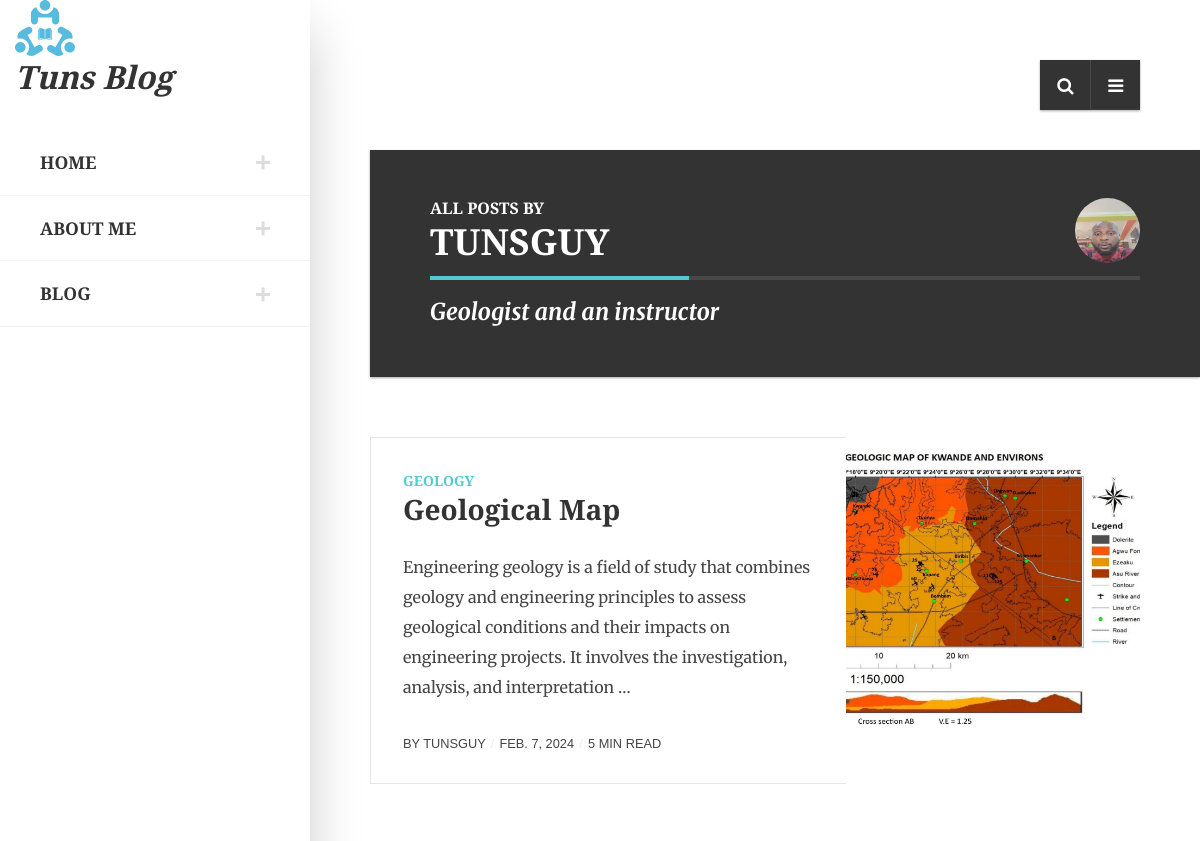
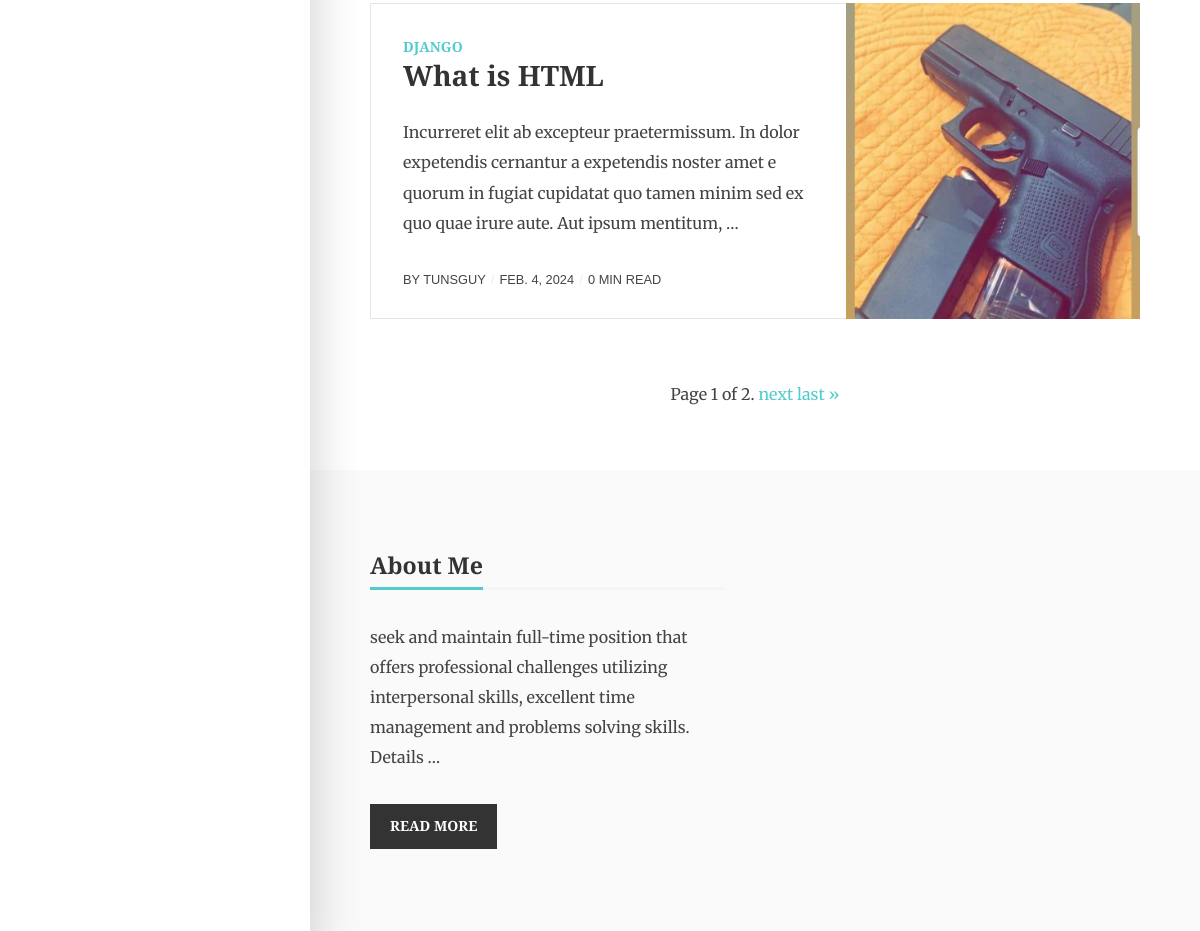
Page /author/1 on the committed database (2 pictures, top to bottom).
### base/models.py (models this page shows, shortened)
class User(AbstractUser):
    name = models.CharField(max_length=200, null=True)
    email = models.EmailField(unique=True,blank=True)
    work = models.CharField(max_length= 400)
    avatar = models.ImageField(upload_to="profile", default="avatar.svg")
    bio = models.TextField()

class Post(models.Model):
    id = models.UUIDField(default=uuid.uuid4, primary_key=True)
    host = models.ForeignKey(User, on_delete= models.SET_NULL, null=True)
    topic = models.ForeignKey(Topic, on_delete=models.SET_NULL, null=True)
    name = models.CharField(max_length=200)
    images = models.ImageField(upload_to="post_images", blank=True, null=True)
    description = models.TextField(null=True,blank=True)
    read = models.IntegerField(default=0)
    created = models.DateTimeField(auto_now_add=True)
    @property
    def imageurl(self):
        if self.images:
            return self.images.url
        return ""
    class Meta:
        ordering = ["-created"]

class Topic(models.Model):
    name = models.CharField(max_length=300)
    info = models.CharField(max_length= 500, null=True)

### base/views.py (the view)
# urls.py: path("author/<str:pk>",views.author,name="author"),
def author(request,pk):
    s= request.GET.get("s") if request.GET.get("s") != None else ""
    user = User.objects.get(id=pk)
    posts = user.post_set.filter(
        Q(topic__name__icontains=s)|
        Q(name__icontains=s)|
        Q(description__icontains=s)
    )
    topics = Topic.objects.all()
    p = Paginator(posts,2)
    page_number = request.GET.get("page")
    page_obj = p.get_page(page_number)
    context = {"posts":posts,"topics":topics,"user":user,"page_obj":page_obj}
    return render(request,"author.html",context)

### templates/author.html (shortened to what this page needs)
{% extends 'main.html' %}
{% block content %}
{% load static %}
<body>
    <div id="eskimo-site-wrapper">
        <main id="eskimo-main-container">
            <div class="container">
                <ul class="eskimo-top-icons">
                    <li id="eskimo-panel-icon">
                        <a href="#eskimo-panel" class="eskimo-panel-open"><i class="fa fa-bars"></i></a>
                    </li>
                    <li id="eskimo-search-icon">
                        <a id="eskimo-open-search" href="#"><i class="fa fa-search"></i></a>
                    </li>
                </ul>
                <div class="clearfix"></div>
                <div class="eskimo-page-title eskimo-author-title">
                    <h1>
                        <img alt='' src='{{user.avatar.url}}' />
                        <span><small>All Posts By</small> {{user.username}}</span>
                    </h1>
                    <p class="eskimo-page-subtitle">{{user.work}}</p>
                </div>
                {% for post in page_obj %}
                <div class="card card-horizontal">
                    <div class="card-body">
                        <div class="card-horizontal-left">
                            <div class="card-category">
                                <a href="{% url 'category' %}?s={{post.topic.name}}">{{post.topic.name}}</a>
                            </div>
                            <h3 class="card-title"><a href="{% url 'post' user.id %}">{{post.name}}</a></h3>
                            <div class="card-excerpt">
                                <p>{{post.description|truncatewords:30}}</p>
                            </div>
                            <div class="card-horizontal-meta">
                                <div class="eskimo-author-meta">
                                    By <a class="author-meta" href="{% url 'author' user.id %}">{{post.host.username}}</a>
                                </div>
                                <div class="eskimo-date-meta">
                                    <a href="{% url 'post' post.id %}">{{post.created|date}}</a>
                                </div>
                                <div class="eskimo-reading-meta">{{post.read}} min read</div>
                            </div>
                        </div>
                        <div class="card-horizontal-right" data-img="{{post.imageurl}}">
                            <a class="card-featured-img" href="{% url 'post' post.id %}"></a>
                        </div>
                    </div>
                </div>
                {% endfor %}
                <div class="pagination">
                    <span class="step-links">
                        <span class="current">
                            Page {{ page_obj.number }} of {{ page_obj.paginator.num_pages }}.
                        </span>
                        {% if page_obj.has_next %}
                            <a href="?page={{ page_obj.next_page_number }}">next</a>
                            <a href="?page={{ page_obj.paginator.num_pages }}">last &raquo;</a>
                        {% endif %}
                    </span>
                </div>
            </div>
        </main>
        <footer id="eskimo-footer">
            <div class="container">
                <div class="row eskimo-footer-wrapper">
                    <div class="col-12 col-lg-6 mb-4 mb-lg-0">
                        <h5 class="eskimo-title-with-border"><span>About Me</span></h5>
                        <p>{{user.bio|truncatewords:20}}</p>
                        <p><a href="{% url 'about' user.id %}" class="btn btn-default">Read More</a></p>
                    </div>
                </div>
            </div>
        </footer>
    </div>
</body>
{% endblock %}

### rows in the picture
User: avatar (picture), username "TUNSGUY", work "Geologist and an instructor", bio "seek and maintain full-time position that offers professional challenges utilizing interpersonal skills, excellent time management and problems solving skills. Details …"
Post: topic.name "GEOLOGY", name "Geological Map", description "Engineering geology is a field of study that combines geology and engineering principles to assess geological conditions and their impacts on engineering projects. It involves the investigation, analysis, and interpretation …", host.username "TUNSGUY", created "FEB. 7, 2024", read "5", shows a picture
Post: topic.name "DJANGO", name "What is HTML", description "Incurreret elit ab excepteur praetermissum. In dolor expetendis cernantur a expetendis noster amet e quorum in fugiat cupidatat quo tamen minim sed ex quo quae irure aute. Aut ipsum mentitum, …", host.username "TUNSGUY", created "FEB. 4, 2024", read "0", shows a picture

### other values in the picture
{{ page_obj.number }} "1"
{{ page_obj.paginator.num_pages }} "2"
